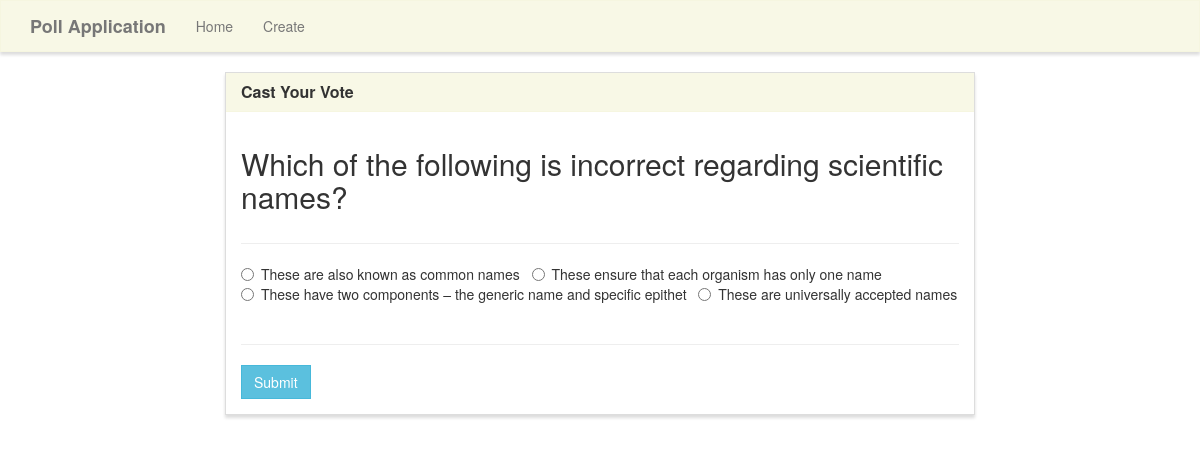
Screenshot of /vote/20/ with the database file from the repository.
### survey/models.py (models this page shows, shortened)
class Poll(models.Model):
	question           = models.TextField(max_length=100)
	option_one         = models.CharField(max_length=100)
	option_two         = models.CharField(max_length=100)
	option_three       = models.CharField(max_length=100)
	option_four        = models.CharField(max_length=100)
	option_one_count   = models.IntegerField(default=0)
	option_two_count   = models.IntegerField(default=0)
	option_three_count = models.IntegerField(default=0)
	option_four_count = models.IntegerField(default=0)

### survey/views.py (the view, shortened to what this page needs)
# urls.py: path('vote/<poll_id>/',survey_views.vote,name='vote'),
def vote(request,poll_id):
	poll=Poll.objects.get(pk=poll_id)
	context={
	'poll':poll
	}
	return render(request,'survey/vote.html',context)

### survey/templates/survey/vote.html (shortened to what this page needs)
{% extends "survey/base.html" %}
{% block main %}
<div class="row">
    <div class="col-lg-8 col-lg-offset-2">
        <div class="panel panel-default">
            <div class="panel-heading">
                <h3 class="panel-title">Cast Your Vote</h3>
            </div>
            <div class="panel-body">
                <div class="row">
                    <div class="col-lg-12">
                        <h2>{{ poll.question }}</h2>
                    </div>
                </div>
                <div class="row">
                    <div class="col-lg-12">
                        <hr />
                        <form method="POST">
                            <div class="form-group">
                                <div class="radio">
                                    <label>
                                        <input type="radio" name="poll" value="option1" required>
                                        {{ poll.option_one }}
                                    </label> &nbsp;
                                    <label>
                                        <input type="radio" name="poll" value="option2">
                                        {{ poll.option_two }}
                                    </label> &nbsp;
                                    <label>
                                        <input type="radio" name="poll" value="option3">
                                        {{ poll.option_three }}
                                    </label> &nbsp;
                                    <label>
                                        <input type="radio" name="poll" value="option4">
                                        {{ poll.option_four }}
                                    </label> &nbsp;
                                </div>
                            </div>
                            <hr />
                            <button type="submit" class="btn btn-info">
                                Submit
                            </button>
                        </form>
                    </div>
                </div>
            </div>
        </div>
    </div>
</div>
{% endblock %}

### survey/static/style.css (style rules this page uses)
.navbar-default, .btn, .form-control, .panel { border-radius: 0; }
.panel-default > .panel-heading { color: #333; background-color: rgba(245, 245, 220, .7); border-color: rgba(245, 245, 220, .6); border-top-left-radius: 0; border-top-right-radius: 0; }
.panel { box-shadow: 0px 3px 3px 0px #ddd; }
a.navbar-brand, .panel-title { font-weight: bolder; }

### rows the page displays
Poll: question "Which of the following is incorrect regarding scientific names?", option_one "These are also known as common names", option_two "These ensure that each organism has only one name", option_three "These have two components – the generic name and specific epithet", option_four "These are universally accepted names"
